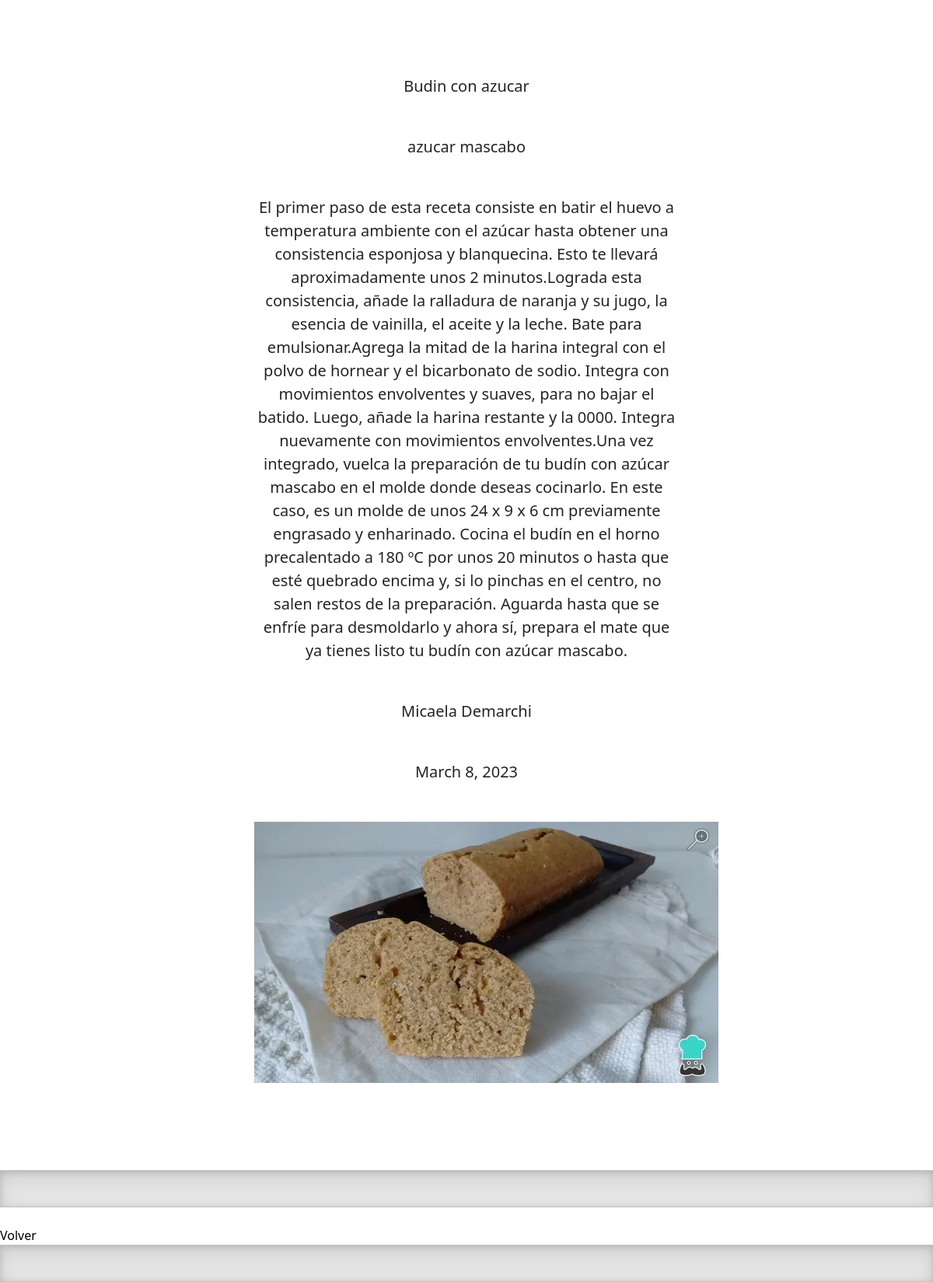
The app's page /blog/pages/3 with its own data.
### blog_pages/models.py (models this page shows, shortened)
class page(models.Model):
    title= models.CharField(max_length=30)
    subtitle=models.CharField(max_length=30)
    body=models.CharField(max_length=2000)
    author=models.CharField(max_length=30)
    date=models.DateField()
    image=models.ImageField(null=True, blank=True, upload_to="imagenes/")
    @property
    def image_url(self):
        if self.image and hasattr(self.image, 'url'):
            return self.image.url

### blog_pages/views.py (the view)
# urls.py: path('pages/<pk>', views.leer_mas, name='leer_mas'),
def leer_mas(request, pk):
    page_ = get_object_or_404(page, pk=pk)
    contexto = {"page": page_}
    return render(request, 'blog_pages/leer_mas.html', contexto)

### blog_pages/templates/blog_pages/leer_mas.html (shortened to what this page needs)
{% extends "blog_pages/padre.html" %}
{% load static %}
{% block contenidoQueCambia %}
<div class="px-4 py-5 my-5 text-center">
  <div class="col-lg-6 mx-auto">
    <p class="lead mb-4">{{page.title}}</p></br>
    <p class="lead mb-4">{{page.subtitle}}</p></br>
    <p class="lead mb-4">{{page.body}}</p></br>
    <p class="lead mb-4">{{page.author}}</p></br>
    <p class="lead mb-4">{{page.date}}</p></br>
    <p><img src="{{ page.image_url|default_if_none:'#' }}" alt=""></p>
  </div>
</div>
<div class="b-example-divider"></div> </br>
<a href='{% url "blog_pages:leerpaginas" %}' class="button">Volver</a>
{% endblock %}

### blog_pages/templates/blog_pages/padre.html (shortened to what this page needs)
<!doctype html>
{% load static %}
<html lang="en">
  <head>
    <link href="https://cdn.jsdelivr.net/npm/bootstrap@5.1.3/dist/css/bootstrap.min.css" rel="stylesheet">
<link href="../assets/dist/css/bootstrap.min.css" rel="stylesheet">
    <link href="css/heroes.css" rel="stylesheet">
  </head>
  <body>
    <link href="https://cdn.jsdelivr.net/npm/bootstrap@5.1.3/dist/css/bootstrap.min.css" rel="stylesheet">
<main>
  {% block contenidoQueCambia %}
  {% endblock %}
  <div class="b-example-divider"></div>
</main>
  </body>
</html>

### blog_pages/static/css/heroes.css (style rules this page uses)
a.button { -webkit-appearance: button; -moz-appearance: button; appearance: button; text-decoration: none; color: initial; }

### blog_pages/templates/blog_pages/padre.html (style rules this page uses)
.b-example-divider { height: 3rem; background-color: rgba(0, 0, 0, .1); border: solid rgba(0, 0, 0, .15); border-width: 1px 0; box-shadow: inset 0 .5em 1.5em rgba(0, 0, 0, .1), inset 0 .125em .5em rgba(0, 0, 0, .15); }

### records on screen
page: title "Budin con azucar", subtitle "azucar mascabo", body "El primer paso de esta receta consiste en batir el huevo a temperatura ambiente con el azúcar hasta obtener una consistencia esponjosa y blanquecina. Esto te llevará aproximadamente unos 2 minutos.Lograda esta consistencia, añade la ralladura de naranja y su jugo, la esencia de vainilla, el aceite y la leche. Bate para emulsionar.Agrega la mitad de la harina integral con el polvo de hornear y el bicarbonato de sodio. Integra con movimientos envolventes y suaves, para no bajar el batido. Luego, añade la harina restante y la 0000. Integra nuevamente con movimientos envolventes.Una vez integrado, vuelca la preparación de tu budín con azúcar mascabo en el molde donde deseas cocinarlo. En este…", author "Micaela Demarchi", date "March 8, 2023", image_url (picture)
